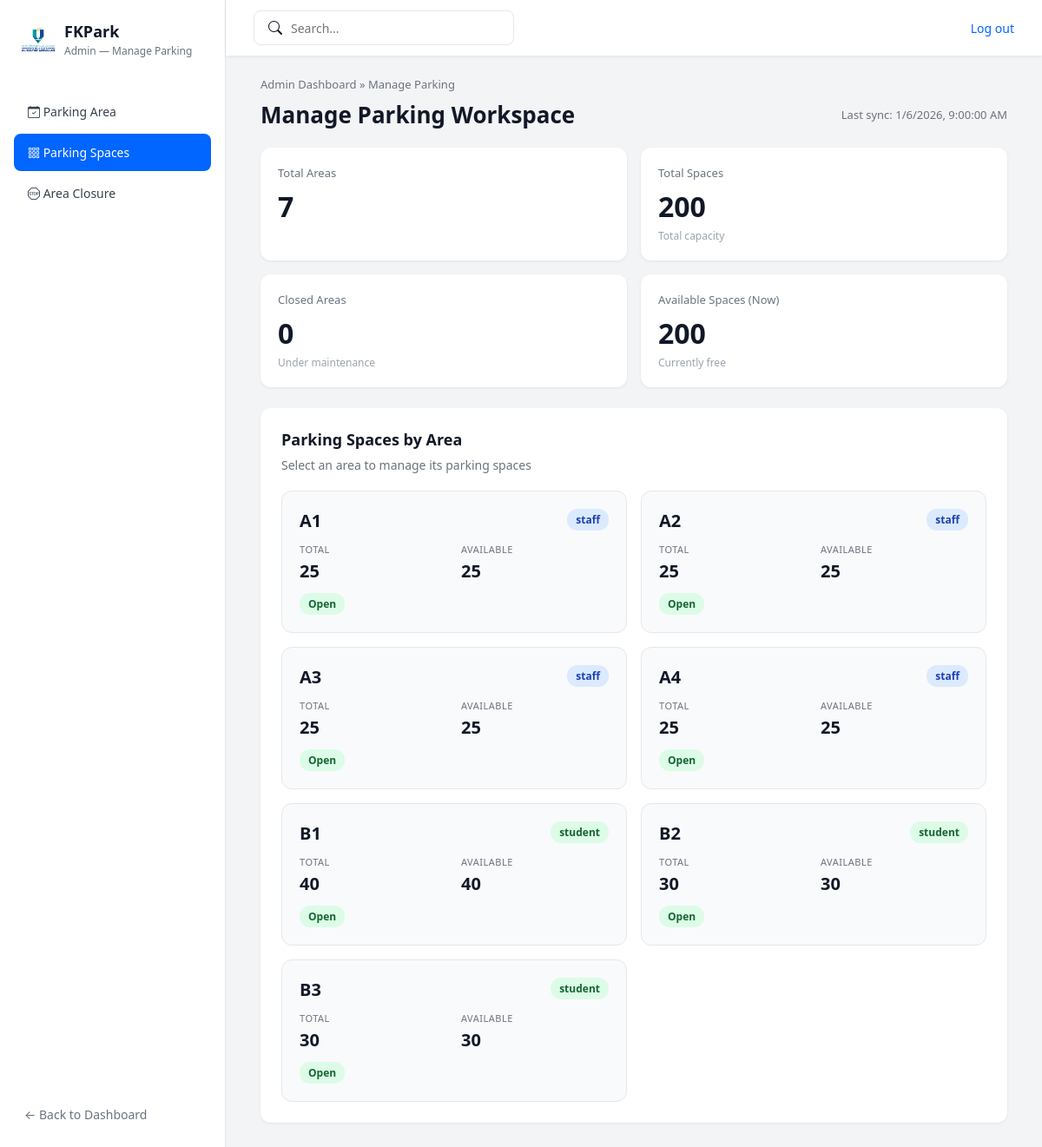
Page /fkpark/parking_space_list.php (signed in) on the committed database.
### tables this page shows
CREATE TABLE `parking_area` (
  `Area_ID` int(15) NOT NULL,
  `area_name` varchar(100) NOT NULL,
  `admin_id` varchar(255) NOT NULL,
  `area_type` varchar(50) NOT NULL
);

### fkpark/parking_space_list.php (the view, shortened to what this page needs)
<?php
require 'db.php';
$res = mysqli_query($conn, "SELECT COUNT(*) AS total FROM parking_area");
$totalAreas = mysqli_fetch_assoc($res)['total'] ?? 0;
$res = mysqli_query($conn, "SELECT COUNT(*) AS total FROM parking_space");
$totalSpaces = mysqli_fetch_assoc($res)['total'] ?? 0;
$res = mysqli_query($conn, "
    SELECT COUNT(DISTINCT area_ID) AS total
    FROM area_closure
    WHERE closed_from <= NOW()
    AND (closed_to IS NULL OR closed_to >= NOW())
");
$closedAreas = mysqli_fetch_assoc($res)['total'] ?? 0;
$res = mysqli_query($conn, "
    SELECT COUNT(*) AS total
    FROM parking_space ps
    WHERE ps.status = 'Available'
    AND NOT EXISTS (
        SELECT 1 FROM booking b
        WHERE b.space_id = ps.space_id
        AND b.date = CURDATE()
        AND b.status != 'Cancelled'
    )
    AND NOT EXISTS (
        SELECT 1 FROM area_closure ac
        WHERE ac.area_ID = ps.area_ID
        AND ac.closed_from <= NOW()
        AND (ac.closed_to IS NULL OR ac.closed_to >= NOW())
    )
");
$availableSpaces = mysqli_fetch_assoc($res)['total'] ?? 0;
$areas = [];
$sqlAreas = "
    SELECT
        pa.Area_ID,
        pa.area_name,
        pa.area_type,
        COUNT(ps.space_id) as total_spaces,
        SUM(CASE
            WHEN ps.status = 'Available'
            AND NOT EXISTS (
                SELECT 1 FROM booking b
                WHERE b.space_id = ps.space_id
                AND b.date = CURDATE()
                AND b.status != 'Cancelled'
            )
            AND NOT EXISTS (
                SELECT 1 FROM area_closure ac2
                WHERE ac2.area_ID = ps.area_ID
                AND ac2.closed_from <= NOW()
                AND (ac2.closed_to IS NULL OR ac2.closed_to >= NOW())
            )
            THEN 1
            ELSE 0
        END) as available_spaces,
        CASE
            WHEN EXISTS (
                SELECT 1 FROM area_closure ac
                WHERE ac.area_ID = pa.Area_ID
                AND ac.closed_from <= NOW()
                AND (ac.closed_to IS NULL OR ac.closed_to >= NOW())
            ) THEN 'closed'
            ELSE 'open'
        END AS status
    FROM parking_area pa
    LEFT JOIN parking_space ps ON ps.area_ID = pa.Area_ID
    GROUP BY pa.Area_ID, pa.area_name, pa.area_type
    ORDER BY pa.area_name ASC
";
$result = mysqli_query($conn, $sqlAreas);
if ($result) {
    while ($row = mysqli_fetch_assoc($result)) {
        $areas[] = $row;
    }
} else {
    echo "Error: " . mysqli_error($conn);
}
?>
<!DOCTYPE html>
<html lang="en">
<head>
    <link rel="stylesheet" href="https://cdn.jsdelivr.net/npm/bootstrap-icons@1.11.3/font/bootstrap-icons.min.css">
</head>
<body>
<div class="layout">
    <aside class="sidebar">
        <div class="sidebar-header">
            <div class="sidebar-logo">
                <img src="images/logo.png" alt="FKPark Logo">
            </div>
            <div>
                <div class="sidebar-title">FKPark</div>
                <div class="sidebar-subtitle">Admin — Manage Parking</div>
            </div>
        </div>
        <nav class="nav">
    <a href="parking_area.php" class="nav-link <?php echo (basename($_SERVER['PHP_SELF']) == 'parking_area.php') ? 'active' : ''; ?>">
        <i class="bi bi-calendar-check"></i> Parking Area
    </a>
    <a href="parking_space_list.php" class="nav-link <?php echo (basename($_SERVER['PHP_SELF']) == 'parking_space_list.php' || basename($_SERVER['PHP_SELF']) == 'parking_space.php') ? 'active' : ''; ?>">
        <i class="bi bi-grid-3x3-gap"></i> Parking Spaces
    </a>
    <a href="area_closure.php" class="nav-link <?php echo (basename($_SERVER['PHP_SELF']) == 'area_closure.php') ? 'active' : ''; ?>">
        <i class="bi bi-sign-stop"></i> Area Closure
    </a>
</nav>
        <div class="sidebar-footer">
            <a href="dashboard_admin.php" class="back-link">
                ← Back to Dashboard
            </a>
        </div>
    </aside>
    <div class="main">
        <header class="topbar">
            <div class="search-box">
    <i class="bi bi-search"></i>
    <input type="text" placeholder="Search..." id="searchInput">
</div>
            <a href="logout.php" class="sign-out-link">Log out</a>
        </header>
        <main class="content">
            <div class="breadcrumb">
                Admin Dashboard » Manage Parking
            </div>
            <div class="page-header">
                <h1 class="page-title">Manage Parking Workspace</h1>
                <div class="sync-info">
                    Last sync: <?php echo date('n/j/Y, g:i:s A'); ?>
                </div>
            </div>
            <div class="stats-row">
                <div class="stat-card">
                    <div class="stat-label">Total Areas</div>
                    <div class="stat-value"><?php echo $totalAreas; ?></div>
                </div>
                <div class="stat-card">
                    <div class="stat-label">Total Spaces</div>
                    <div class="stat-value"><?php echo $totalSpaces; ?></div>
                    <div class="stat-sublabel">Total capacity</div>
                </div>
                <div class="stat-card">
                    <div class="stat-label">Closed Areas</div>
                    <div class="stat-value"><?php echo $closedAreas; ?></div>
                    <div class="stat-sublabel">Under maintenance</div>
                </div>
                <div class="stat-card">
                    <div class="stat-label">Available Spaces (Now)</div>
                    <div class="stat-value"><?php echo $availableSpaces; ?></div>
                    <div class="stat-sublabel">Currently free</div>
                </div>
            </div>
            <div class="areas-section">
                <div class="section-title">Parking Spaces by Area</div>
                <div class="section-subtitle">Select an area to manage its parking spaces</div>
                <div class="areas-grid">
                    <?php if (empty($areas)): ?>
                        <div style="grid-column: 1/-1; text-align: center; color: #6b7280; padding: 40px;">
                            No parking areas found.
                        </div>
                    <?php else: ?>
                        <?php foreach ($areas as $area): ?>
                            <a href="parking_space.php?area_id=<?php echo $area['Area_ID']; ?>" class="area-card">
                                <div class="area-header">
                                    <div class="area-name"><?php echo htmlspecialchars($area['area_name']); ?></div>
                                    <span class="area-type <?php echo strtolower(htmlspecialchars($area['area_type'])); ?>">
                                        <?php echo htmlspecialchars($area['area_type']); ?>
                                    </span>
                                </div>
                                <div class="area-stats">
                                    <div class="area-stat">
                                        <div class="area-stat-label">Total</div>
                                        <div class="area-stat-value"><?php echo $area['total_spaces']; ?></div>
                                    </div>
                                    <div class="area-stat">
                                        <div class="area-stat-label">Available</div>
                                        <div class="area-stat-value"><?php echo $area['available_spaces']; ?></div>
                                    </div>
                                </div>
                                <span class="area-status <?php echo $area['status']; ?>">
                                    <?php echo ucfirst($area['status']); ?>
                                </span>
                            </a>
                        <?php endforeach; ?>
                    <?php endif; ?>
                </div>
            </div>
        </main>
    </div>
</div>
</body>
</html>

### fkpark/parking_space_list.php (style rules this page uses)
* { box-sizing: border-box; font-family: system-ui, -apple-system, BlinkMacSystemFont, "Segoe UI", sans-serif; }
body { margin: 0; background-color: #f3f4f6; color: #111827; }
.layout { min-height: 100vh; display: grid; grid-template-columns: 260px 1fr; }
.sidebar { background-color: #ffffff; border-right: 1px solid #e5e7eb; display: flex; flex-direction: column; padding: 16px 16px 24px; }
.sidebar-header { display: flex; align-items: center; gap: 10px; padding: 8px 8px 16px; }
.sidebar-logo { width: 40px; height: 40px; display: flex; align-items: center; justify-content: center; }
.sidebar-logo img { max-width: 100%; max-height: 100%; object-fit: contain; }
.sidebar-title { font-size: 18px; font-weight: 600; color: #111827; }
.sidebar-subtitle { font-size: 12px; color: #6b7280; margin-top: 2px; }
.nav { margin-top: 24px; display: flex; flex-direction: column; gap: 4px; }
.nav-link { display: block; padding: 12px 16px; border-radius: 8px; color: #374151; text-decoration: none; font-size: 14px; font-weight: 500; transition: all 0.2s; }
.nav-link.active { background-color: #0066ff; color: #ffffff; }
.sidebar-footer { margin-top: auto; padding-top: 16px; }
.back-link { display: flex; align-items: center; gap: 8px; color: #6b7280; text-decoration: none; font-size: 14px; padding: 8px 12px; }
.main { display: flex; flex-direction: column; }
.topbar { height: 64px; background-color: #ffffff; display: flex; align-items: center; justify-content: flex-end; padding: 0 32px; box-shadow: 0 1px 4px rgba(15, 23, 42, 0.08); }
.search-box { display: flex; align-items: center; gap: 8px; padding: 8px 16px; border-radius: 8px; border: 1px solid #e5e7eb; background-color: #ffffff; min-width: 300px; margin-right: auto; }
.search-box input { border: none; background: transparent; outline: none; flex: 1; font-size: 14px; }
.sign-out-link { color: #0066ff; text-decoration: none; font-size: 14px; font-weight: 500; }
.content { padding: 24px 40px 32px; }
.breadcrumb { font-size: 13px; color: #6b7280; margin-bottom: 8px; }
.page-header { display: flex; align-items: center; justify-content: space-between; margin-bottom: 20px; }
.page-title { font-size: 26px; font-weight: 600; margin: 0; }
.sync-info { font-size: 13px; color: #6b7280; }
.stats-row { display: grid; grid-template-columns: repeat(4, minmax(0, 1fr)); gap: 16px; margin-bottom: 24px; }
.stat-card { background-color: #ffffff; border-radius: 12px; padding: 20px; box-shadow: 0 1px 3px rgba(15, 23, 42, 0.08); }
.stat-label { font-size: 13px; color: #6b7280; margin-bottom: 8px; font-weight: 500; }
.stat-value { font-size: 32px; font-weight: 600; margin-bottom: 4px; color: #111827; }
.stat-sublabel { font-size: 12px; color: #9ca3af; }
.areas-section { background-color: #ffffff; border-radius: 12px; padding: 24px; box-shadow: 0 1px 3px rgba(15, 23, 42, 0.08); }
.section-title { font-size: 18px; font-weight: 600; color: #111827; margin-bottom: 20px; }
.section-subtitle { font-size: 14px; color: #6b7280; margin-top: -12px; margin-bottom: 20px; }
.areas-grid { display: grid; grid-template-columns: repeat(auto-fill, minmax(300px, 1fr)); gap: 16px; }
.area-card { background-color: #f9fafb; border: 1px solid #e5e7eb; border-radius: 12px; padding: 20px; transition: all 0.2s; cursor: pointer; text-decoration: none; color: inherit; }
.area-header { display: flex; justify-content: space-between; align-items: start; margin-bottom: 12px; }
.area-name { font-size: 20px; font-weight: 600; color: #111827; }
.area-type { font-size: 12px; padding: 4px 10px; border-radius: 12px; font-weight: 600; }
.area-type.staff { background-color: #dbeafe; color: #1e40af; }
.area-type.student { background-color: #dcfce7; color: #166534; }
.area-stats { display: flex; gap: 16px; margin-bottom: 12px; }
.area-stat { flex: 1; }
.area-stat-label { font-size: 11px; color: #6b7280; text-transform: uppercase; letter-spacing: 0.5px; margin-bottom: 4px; }
.area-stat-value { font-size: 20px; font-weight: 600; color: #111827; }
.area-status { font-size: 12px; padding: 4px 10px; border-radius: 12px; font-weight: 600; display: inline-block; }
.area-status.open { background-color: #dcfce7; color: #166534; }
@media (max-width: 1200px) { .stats-row { grid-template-columns: repeat(2, minmax(0, 1fr)); } }

### rows in the picture
parking_area: area_name "A1", area_type "staff", total_spaces "25", available_spaces "25", status "Open"
parking_area: area_name "A2", area_type "staff", total_spaces "25", available_spaces "25", status "Open"
parking_area: area_name "A3", area_type "staff", total_spaces "25", available_spaces "25", status "Open"
parking_area: area_name "A4", area_type "staff", total_spaces "25", available_spaces "25", status "Open"
parking_area: area_name "B1", area_type "student", total_spaces "40", available_spaces "40", status "Open"
parking_area: area_name "B2", area_type "student", total_spaces "30", available_spaces "30", status "Open"
parking_area: area_name "B3", area_type "student", total_spaces "30", available_spaces "30", status "Open"

### other values in the picture
$totalAreas "7"
$totalSpaces "200"
$closedAreas "0"
$availableSpaces "200"
